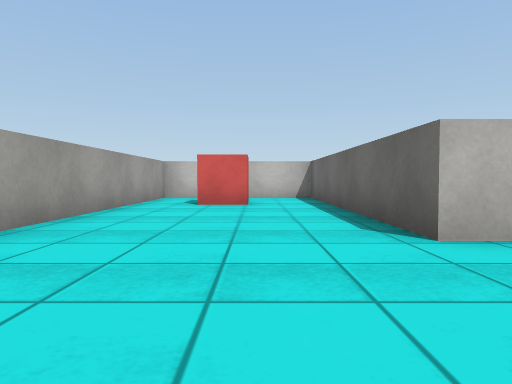
View 1 (above)

21 first-person views from a walk through a scene from a Unity 3-D project. The camera is 0.51 m above the floor, tilts 2° down and sees 70° across. The floor is counted in squares, 1 m on a side. Each view is taken from the middle of a square. On the plan, view 1 faces up. The plan holds only what a view shows up to about 9 squares ahead; the rest is blank. Surface patterns are stand-ins for the level's own textures.

View 2
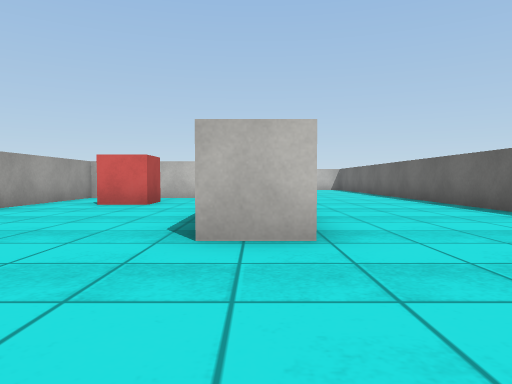

View 3
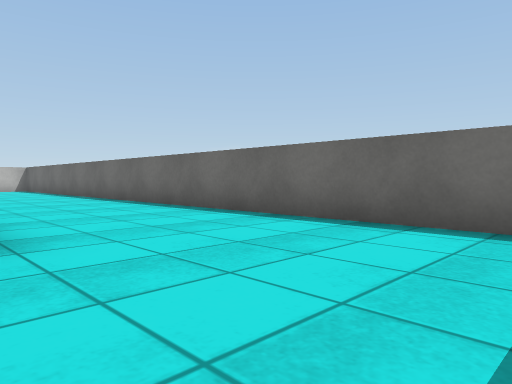

View 4
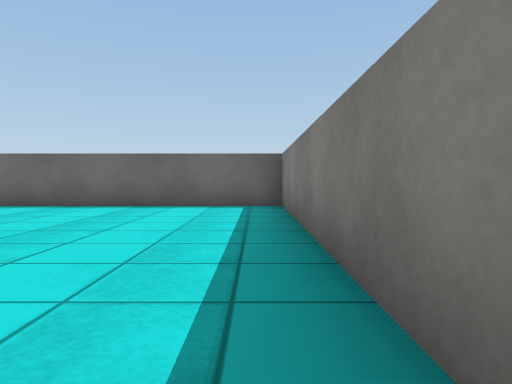

View 5
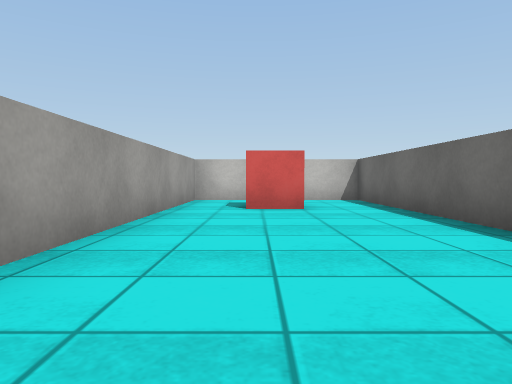

View 6
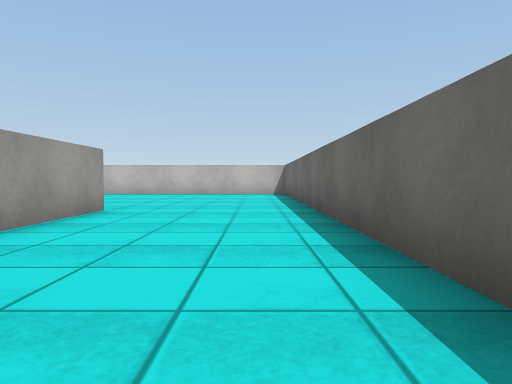

View 7
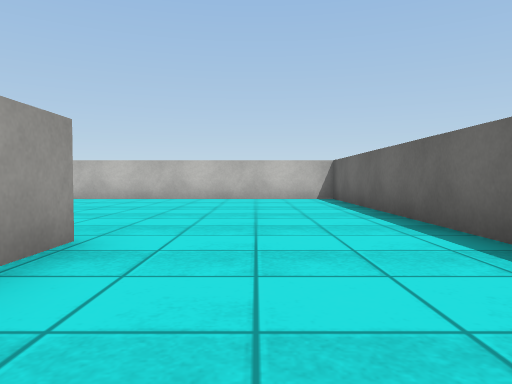

View 8
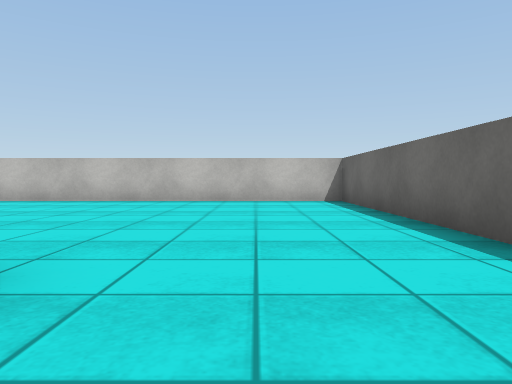

View 9
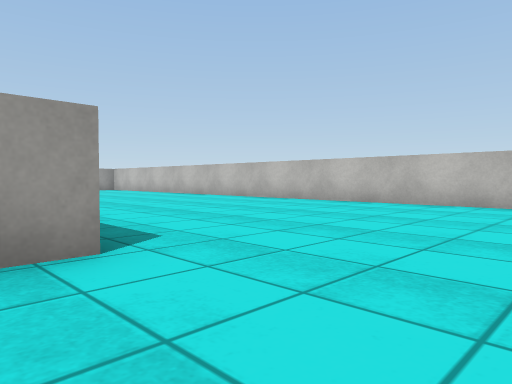

View 10
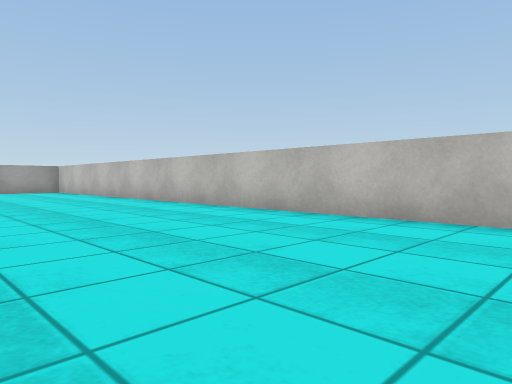

View 11
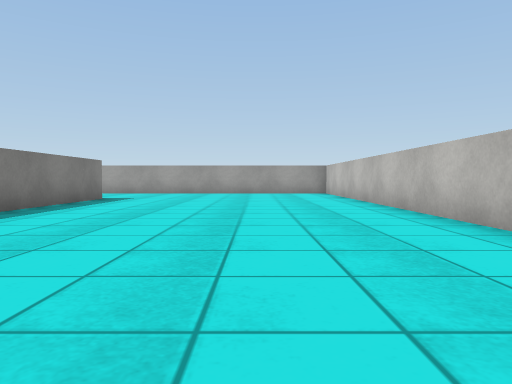

View 12
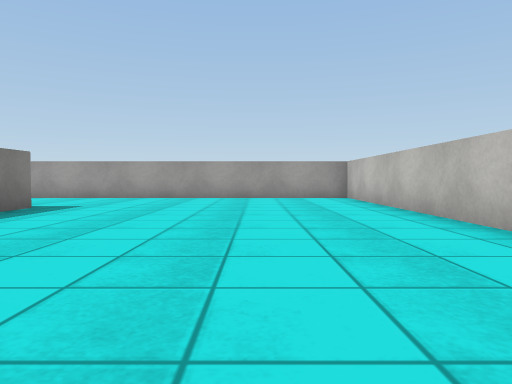

View 13
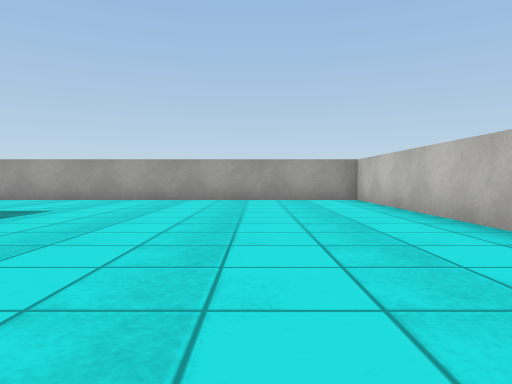

View 14
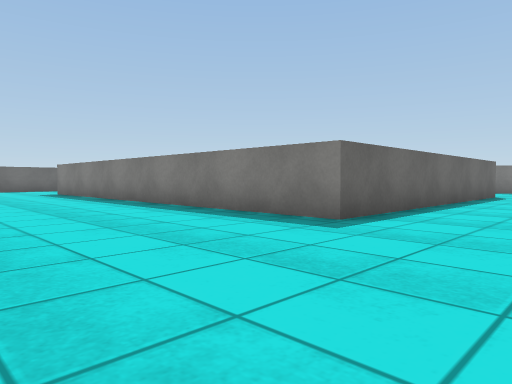

View 15
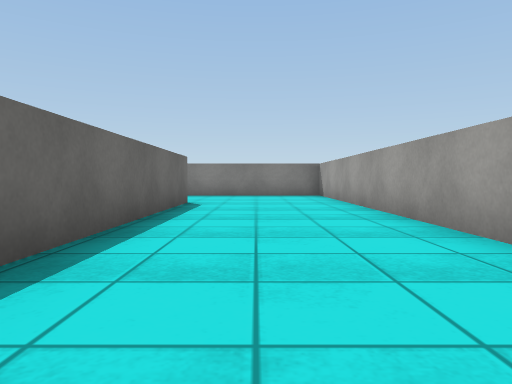

View 16
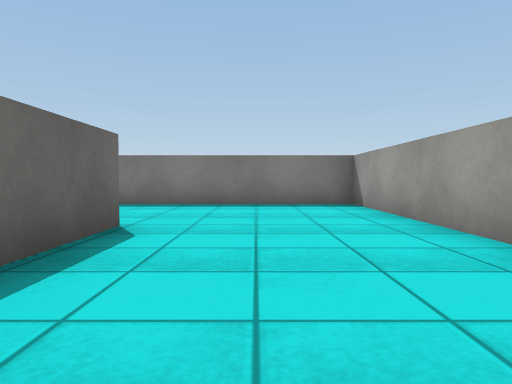

View 17
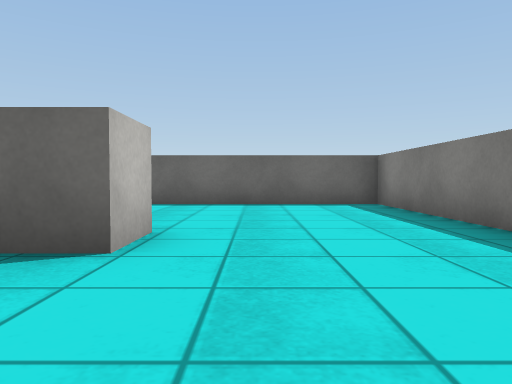

View 18
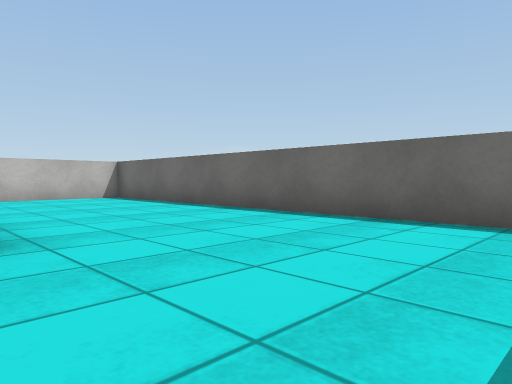

View 19
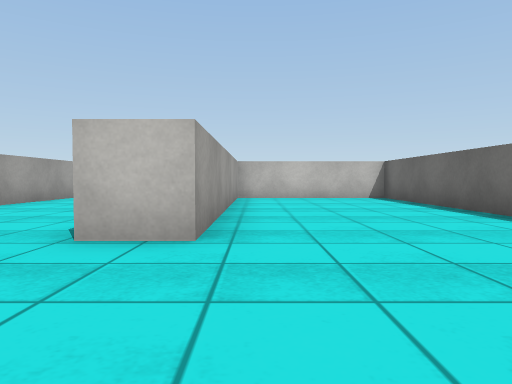

View 20
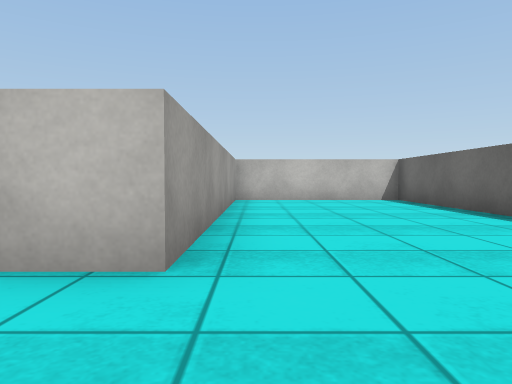

View 21
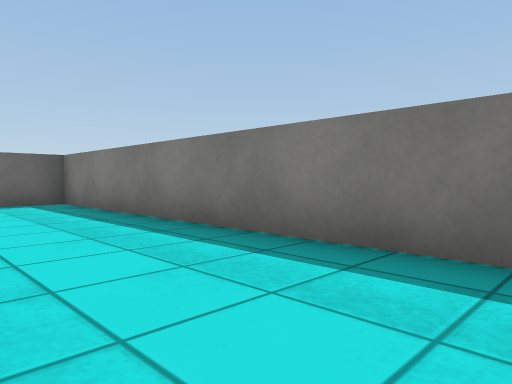

### Floor plan
Points are (right, up) in squares from view 1. A wall is a line through its corners. A room is listed if a view was taken in it or the views show most of it. See-through windows are left out.
Room 1 (views 1, 2, 3, 4, 5, 6, 7, 8, 9, 10, 11, 12, 13, 14, 15, 16, 17, 18, 19, 20, 21)
walls: (2.5, 11.1) (2.5, 8.5); (2.6, 3) (1.5, 3) (1.5, 10) (-2.5, 10) (-2.5, 3.1); (-1.6, -0.5) (6, -0.5) (6, 17.5) (-12, 17.5) (-12, -0.5) (-3.5, -0.5) (-3.5, 10) (-7.5, 10) (-7.5, 3) (-8.5, 3) (-8.5, 11) (-2.2, 11)
objects: red cube (-1, 8) to (0, 8)

Positions as (right, up) in squares from view 1, and headings:
1: (0, 0), facing up
2: (2, 0), facing up
3: (2, 0), facing up-right
4: (-1, 0), facing right
5: (-1, 1), facing up
6: (5, 5), facing up
7: (4, 8), facing up
8: (4, 9), facing up
9: (5, 10), facing up-left
10: (3, 13), facing up-left
11: (1, 15), facing left
12: (-2, 15), facing left
13: (-3, 15), facing left
14: (-11, 15), facing down-right
15: (-10, 11), facing down
16: (-10, 7), facing down
17: (-11, 2), facing right
18: (-8, 0), facing up-right
19: (-7, 0), facing up
20: (-7, 1), facing up
21: (-2, 2), facing down-right
